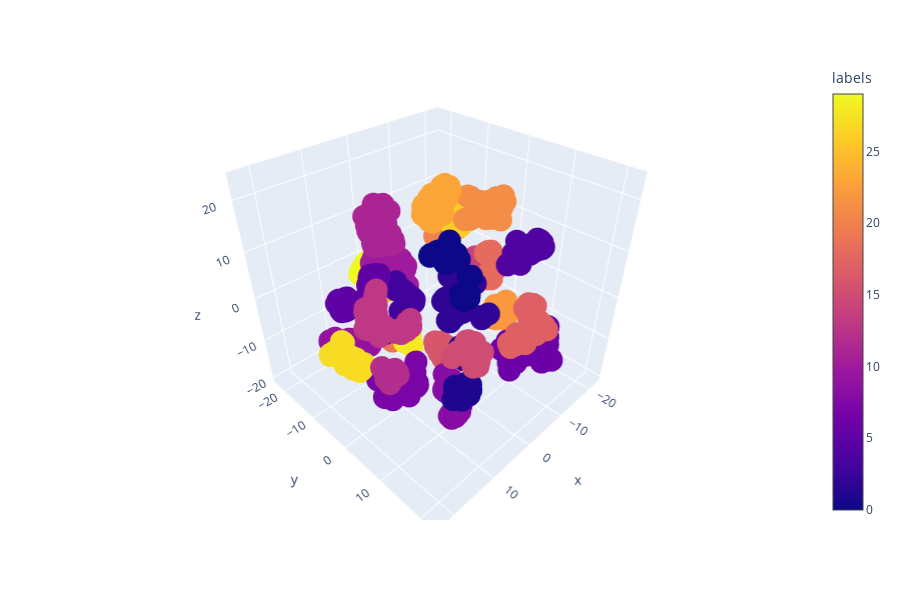

Source (notebook cell):
### Code cell
import plotly.express as px
fig = px.scatter_3d(df_plot, x='x', y='y', z='z', color='labels')
fig.show()

### Figure 1 — Plotly figure (JSON) as saved in the notebook; plotly's stock layout.template omitted (floating-point values rounded to 4 significant figures; data arrays with more than 128 entries replaced by an {"elided": "..."} marker saying what was removed)
{"data": [{"hoverlabel": {"namelength": 0}, "hovertemplate": "x=%{x}<br>y=%{y}<br>z=%{z}<br>labels=%{marker.color}", "legendgroup": "", "marker": {"color": {"elided": "2223 int values"}, "coloraxis": "coloraxis", "symbol": "circle"}, "mode": "markers", "name": "", "scene": "scene", "showlegend": false, "type": "scatter3d", "x": {"elided": "2223 float values"}, "y": {"elided": "2223 float values"}, "z": {"elided": "2223 float values"}}], "layout": {"coloraxis": {"colorbar": {"title": {"text": "labels"}}, "colorscale": [[0, "#0d0887"], [0.1111, "#46039f"], [0.2222, "#7201a8"], [0.3333, "#9c179e"], [0.4444, "#bd3786"], [0.5556, "#d8576b"], [0.6667, "#ed7953"], [0.7778, "#fb9f3a"], [0.8889, "#fdca26"], [1, "#f0f921"]]}, "height": 600, "legend": {"tracegroupgap": 0}, "margin": {"t": 60}, "scene": {"domain": {"x": [0, 0.98], "y": [0, 1]}, "xaxis": {"title": {"text": "x"}}, "yaxis": {"title": {"text": "y"}}, "zaxis": {"title": {"text": "z"}}}}}
